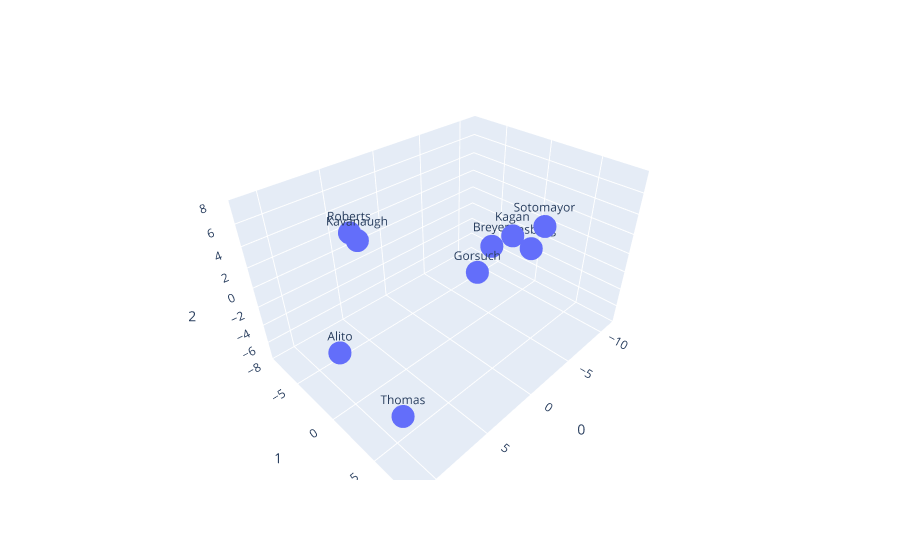

Notebook code for this chart:
### Code cell
fig = px.scatter_3d(comps, x=0, y=1, z=2, text=comps.index, range_x=(-12,12), range_y=(-9,9), range_z=(-8,8))
fig.show()

### Figure 1 — Plotly figure (JSON) as saved in the notebook; plotly's stock layout.template omitted (floating-point values rounded to 4 significant figures)
{"data": [{"hovertemplate": "0=%{x}<br>1=%{y}<br>2=%{z}<br>index=%{text}<extra></extra>", "legendgroup": "", "marker": {"color": "#636efa", "symbol": "circle"}, "mode": "markers+text", "name": "", "scene": "scene", "showlegend": false, "text": ["Alito", "Breyer", "Ginsburg", "Gorsuch", "Kagan", "Kavanaugh", "Roberts", "Sotomayor", "Thomas"], "type": "scatter3d", "x": [9.643, -7.899, -8.747, 4.934, -7.506, 4.826, 4.695, -9.44, 9.495], "y": [-1.827, -2.551, 1.366, 7.377, 0.1249, -5.271, -6.466, 2.064, 5.184], "z": [-3.782, -2.698, -1.516, 6.444, -0.05414, 2.847, 2.992, 0.9445, -5.179]}], "layout": {"legend": {"tracegroupgap": 0}, "margin": {"t": 60}, "scene": {"domain": {"x": [0, 1], "y": [0, 1]}, "xaxis": {"range": [-12, 12], "title": {"text": "0"}}, "yaxis": {"range": [-9, 9], "title": {"text": "1"}}, "zaxis": {"range": [-8, 8], "title": {"text": "2"}}}}}
